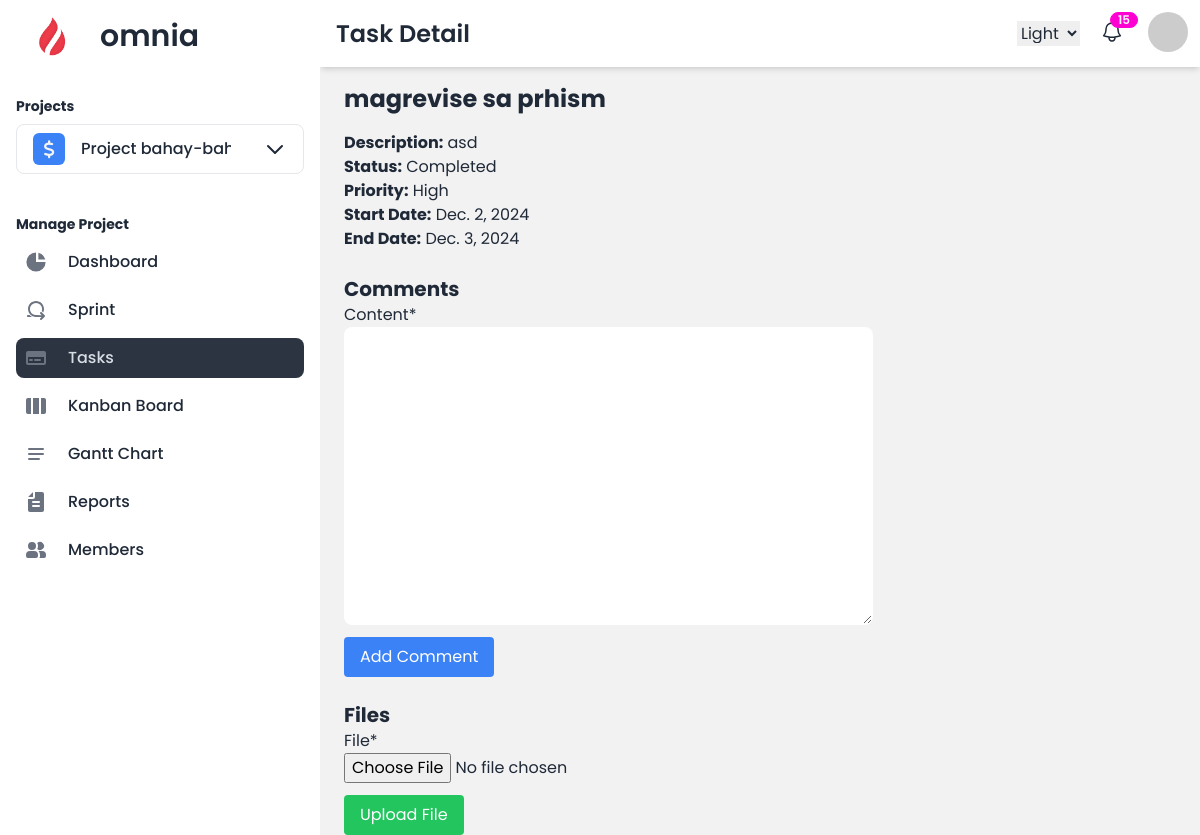
Page /projects/tasks/4/ (signed in) on the committed database.
### projects/models.py (models this page shows, shortened)
class Task(models.Model):
    STATUS_CHOICES = [
        ('todo', 'Todo'),
        ('in_progress', 'In Progress'),
        ('review', 'Review'),
        ('completed', 'Completed'),
    ]
    PRIORITY_CHOICES = [
        ('high', 'High'),
        ('medium', 'Medium'),
        ('low', 'Low'),
    ]
    name = models.CharField(max_length=255)
    description = models.TextField(blank=True, null=True)
    status = models.CharField(max_length=20, choices=STATUS_CHOICES, default='todo')
    priority = models.CharField(max_length=10, choices=PRIORITY_CHOICES, default='medium')
    start_date = models.DateField()
    end_date = models.DateField()
    created_at = models.DateTimeField(auto_now_add=True)
    sprint = models.ForeignKey(Sprint, on_delete=models.CASCADE, related_name='tasks', blank=True, null=True)
    project = models.ForeignKey(Project, on_delete=models.CASCADE, related_name='tasks')
    assigned_members = models.ManyToManyField(settings.AUTH_USER_MODEL, related_name='tasks', blank=True)
    assigned_teams = models.ManyToManyField(ProjectTeam, related_name='tasks', blank=True)

class Project(models.Model):
    COLOR_CHOICES = [
        ('purple', 'Purple'),
        ('red', 'Red'),
        ('blue', 'Blue'),
        ('green', 'Green'),
        ('teal', 'Teal'),
        ('yellow', 'Yellow'),
        ('orange', 'Orange'),
        ('pink', 'Pink'),
        ('gray', 'Grey'),
    ]
    name = models.CharField(max_length=100)
    emoji_icon = models.CharField(max_length=255, default='fa-star')
    description = models.TextField(blank=True, null=True)
    color = models.CharField(max_length=20, choices=COLOR_CHOICES, default='blue')
    current_sprint = models.ForeignKey('Sprint', on_delete=models.CASCADE, related_name='current_sprint', blank=True, null=True)
    created_at = models.DateTimeField(auto_now_add=True)
    owner = models.ForeignKey(settings.AUTH_USER_MODEL, on_delete=models.CASCADE, related_name='owned_projects')

### projects/views.py (the view)
# urls.py: path('tasks/<int:task_id>/', views.task_detail, name='task_detail'),
@login_required
def task_detail(request, task_id):
    task = Task.objects.get(id=task_id)
    comments = task.comments.all()
    files = task.files.all()
    if request.method == 'POST':
        if 'comment' in request.POST:
            comment_form = TaskCommentForm(request.POST)
            if comment_form.is_valid():
                comment = comment_form.save(commit=False)
                comment.task = task
                comment.author = request.user
                comment.save()
                return redirect('task_detail', task_id=task_id)
        if 'file' in request.FILES:
            file_form = TaskFileForm(request.POST, request.FILES)
            if file_form.is_valid():
                task_file = file_form.save(commit=False)
                task_file.task = task
                task_file.uploaded_by = request.user
                task_file.save()
                return redirect('task_detail', task_id=task_id)
    else:
        comment_form = TaskCommentForm()
        file_form = TaskFileForm()
    return render(
        request,
        'projects/task_detail.html',
        {
            'task': task,
            'comments': comments,
            'files': files,
            'comment_form': comment_form,
            'file_form': file_form,
        },
    )

### projects/forms.py
class ProjectForm(forms.ModelForm):
    class Meta:
        model = Project
        fields = ['name', 'emoji_icon', 'description', 'color']
        widgets = {
        }

class TaskCommentForm(forms.ModelForm):
    class Meta:
        model = TaskComment
        fields = ['content']

### projects/context_processors.py (called while the page is built)
def user_projects(request):
    if request.user.is_authenticated:
        projects = Project.objects.filter(owner=request.user)
        return {'user_projects': projects}
    return {}

### projects/templatetags/custom_filters.py (called while the page is built)
@register.filter
def get_item(value, key):
    for item in value:
        if item.id == int(key):
            return item
    return None

### projects/templates/projects/task_detail.html (shortened to what this page needs)
{% extends 'project_base.html' %}
{% load crispy_forms_tags %}
{% block heading %}Task Detail{% endblock %}
{% block content %}
<h1 class="text-2xl font-bold mb-4">{{ task.name }}</h1>
<p><strong>Description:</strong> {{ task.description }}</p>
<p><strong>Status:</strong> {{ task.get_status_display }}</p>
<p><strong>Priority:</strong> {{ task.get_priority_display }}</p>
<p><strong>Start Date:</strong> {{ task.start_date }}</p>
<p><strong>End Date:</strong> {{ task.end_date }}</p>
<h2 class="text-xl font-bold mt-6">Comments</h2>
<form method="POST">
    {{ comment_form|crispy }}
    <button type="submit" name="comment" class="bg-blue-500 text-white py-2 px-4 rounded">Add Comment</button>
</form>
<h2 class="text-xl font-bold mt-6">Files</h2>
<form method="POST" enctype="multipart/form-data">
    {{ file_form|crispy }}
    <button type="submit" name="file" class="bg-green-500 text-white py-2 px-4 rounded">Upload File</button>
</form>
{% endblock %}

### projects/templates/project_base.html (shortened to what this page needs)
{% load static %}
{% load custom_filters %}
{% load widget_tweaks %}
<!DOCTYPE html>
<html lang="en" data-theme="light">
<head>
    <link href="https://cdnjs.cloudflare.com/ajax/libs/font-awesome/6.0.0/css/all.min.css" rel="stylesheet">
    <link href="https://cdn.jsdelivr.net/npm/daisyui@4.12.14/dist/full.min.css" rel="stylesheet" type="text/css" />
    <script src="https://cdn.tailwindcss.com"></script>
</head>
<body style="font-family: 'Poppins', sans-serif;">
    <div class="drawer lg:drawer-open">
        <div class="drawer-content flex flex-col">
            <div class="navbar sticky top-0 bg-base-100  z-10 shadow-md ">
                <div class="flex-1">
                    <h1 class="text-2xl font-semibold ml-2">{% block heading %}Dashboard{% endblock %}</h1>
                </div>
                <div class="flex-none">
                    <label class="swap">
                        <select data-choose-theme>
                          <option value="light">Light</option>
                        </select>
                    </label>
                    <div class="dropdown dropdown-bottom dropdown-end">
                      <button class="btn ml-4 btn-circle btn-ghost btn-sm">
                        <div class="indicator">
                            <span class="indicator-item badge badge-secondary badge-sm">15</span>
                        </div>
                      </button>
                    </div>
                    <div class="dropdown dropdown-end ml-4">
                        <label tabindex="0" class="btn btn-ghost btn-circle avatar">
                          <div class="w-10 rounded-full">
                              <img src="https://placeimg.com/80/80/people" alt="profile">
                          </div>
                      </label>
                  </div>
                </div>
            </div>
            <div class="flex-1 md:pt-4 pt-4 px-6  bg-base-200">
                {% block content %}
                {% endblock %}
            </div>
        </div>
        <div class="drawer-side z-30">
            <ul class="menu pt-2 px-4 w-80 bg-base-100 min-h-full space-y-2 text-base-content">
                <li class="mb-2 font-semibold text-3xl">
                    <a href="/projects/dashboard">
                        <img class="mask mask-squircle w-10 mr-5" src="{% static 'logo/logo.png' %}" alt="Omnia Logo">
                        omnia
                    </a>
                </li>
                    <span class="py-1"></span>
                {% if request.user.role == 'manager' %}
                    <h2 class="text-sm font-bold mt-4 mb-2">Projects</h2>
                    <li tabindex="0" role="button" class="dropdown dropdown-bottom z-50">
                        <span class="flex items-center text-base font-medium rounded-lg transition duration-75 border">
                            {% if request.session.current_project_id %}
                                {% with current_project=user_projects|get_item:request.session.current_project_id %}
                                    <i class="fas {{ current_project.emoji_icon }} text-lg text-gray-100 bg-{{ current_project.color }}-500 w-8 h-8 flex items-center justify-center rounded-md mr-2"></i>
                                    <span class="truncate max-w-[150px] min-w-[150px] flex items-center">
                                        {{ current_project.name }}
                                    </span>
                                {% endwith %}
                            {% else %}
                                Project Name
                            {% endif %}
                            <svg class="w-6 h-6 text-gray-800 ml-6" aria-hidden="true" xmlns="http://www.w3.org/2000/svg" width="24" height="24" fill="none" viewBox="0 0 24 24">
                                <path stroke="currentColor" stroke-linecap="round" stroke-linejoin="round" stroke-width="2" d="m19 9-7 7-7-7"/>
                            </svg>
                        </span>
                    </li>
                    <span class="py-3"></span>
                    {% if request.session.current_project_id %}
                    <h2 class="text-sm font-bold mb-2">Manage Project</h2>
                    <li>
                        <a href="{% url 'dashboard' %}"
                           class="flex items-center p-2 text-base font-medium rounded-lg transition duration-75 {% if request.path == '/projects/dashboard/' %}active{% endif %}"
                        >
                           <span class="ml-3">Dashboard</span>
                        </a>
                    </li>
                    <li>
                        <a href="{% url 'project_sprints' %} "
                           class="flex items-center p-2 text-base font-medium rounded-lg transition duration-75 {% if 'sprint' in request.path %}active{% endif %}">
                           <span class="ml-3">Sprint</span>
                        </a>
                    </li>
                    <li>
                        <a href="{% url 'project_tasks' %} "
                           class="flex items-center p-2 text-base font-medium rounded-lg transition duration-75 {% if 'tasks' in request.path %}active{% endif %}">
                           <span class="ml-3">Tasks</span>
                        </a>
                    </li>
                    <li>
                        <a href="{% url 'kanban_board' %}"
                           class="flex items-center p-2 text-base font-medium rounded-lg transition duration-75 {% if 'kanban' in request.path %}active{% endif %}">
                            <svg class="w-6 h-6 text-gray-500" aria-hidden="true" xmlns="http://www.w3.org/2000/svg" width="24" height="24" fill="currentColor" viewBox="0 0 24 24">
                              <path fill-rule="evenodd" d="M15 4H9v16h6V4Zm2 16h3a2 2 0 0 0 2-2V6a2 2 0 0 0-2-2h-3v16ZM4 4h3v16H4a2 2 0 0 1-2-2V6a2 2 0 0 1 2-2Z" clip-rule="evenodd"/>
                            </svg>
                           <span class="ml-3">Kanban Board</span>
                        </a>
                    </li>
                    <li>
                        <a href="{% url 'gantt_chart' %}"
                           class="flex items-center p-2 text-base font-medium rounded-lg transition duration-75 {% if 'gantt' in request.path %}active{% endif %}"
                        >
                            <svg class="w-6 h-6 text-gray-500" aria-hidden="true" xmlns="http://www.w3.org/2000/svg" width="24" height="24" fill="none" viewBox="0 0 24 24">
                              <path stroke="currentColor" stroke-linecap="round" stroke-width="2" d="M5 7h14M5 12h14M5 17h10"/>
                            </svg>
                           <span class="ml-3">Gantt Chart</span>
                        </a>
                    </li>
                    <li>
                        <a href="#" class="flex items-center p-2 text-base font-medium rounded-lg transition duration-75 {% if 'reports' in request.path %}active{% endif %}"
                        >
                           <span class="ml-3">Reports</span>
                        </a>
                    </li>
                    <li>
                        <a href="{% url 'members' %}" class="flex items-center p-2 text-base font-medium rounded-lg transition duration-75 {% if 'members' in request.path %}active{% endif %}"
                        >
                           <span class="ml-3">Members</span>
                        </a>
                    </li>
                    {% endif %}
                {% endif %}
            </ul>
        </div>
    </div>
</body>
</html>

### rows in the picture
Task: name "magrevise sa prhism", description "asd", status "Completed", priority "High", start_date "Dec. 2, 2024", end_date "Dec. 3, 2024"
Project: name "Project bahay-b…"
